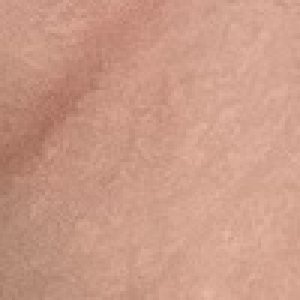
#> input picture data/processed/cropped_squares/square_748_2440.jpg, 100 x 100 px (shown 3 times larger)
$ jupyter execute 2025-06-26-NT-Image_Operations_Answers.ipynb
#> lines starting #> are read from the running program, lines starting #| are printed output that depends on the picture; after the words box and inside, x2 and y2 are one past the last pixel; in counts of white or black regions, pixels touching at a corner belong together
## 2025-06-25

### Authors
* Nicole Tin (nicolelrtin@berkeley.edu)

### Overview
This Jupyter notebook is intended to demonstrate

* the general requisite knowledge to start the Skin Tone Variation Experiments

* basic functions for Numpy, Matplotlib, OpenCV

### Experiment Parameters

[cell 1]
# path to image
test_image_path = '../data/processed/cropped_squares/square_748_2440.jpg'

### Preparations

[cell 2]
# --- Imports

# Standard library
import random

# External packages
import numpy as np
import matplotlib.pyplot as plt
import cv2 as cv

# Internal library
import formatting

### Reading and Displaying Images

There are a number of different packages and libraries to load in a file as an image. OpenCV (cv), Matplotlib (plt), and Pillow (PIL, not used here) are all different Python libraries that can be used to load/read an image. Images are loaded in as **arrays**, like a numpy array or matrix. Both opencv and matplotlib treat images as arrays, and so most manipulations to images are very similar to array manipulations.

**Loading in an image:**
The function call for opencv and matplotlib are the same (matplotlib calls opencv "under the hood"). It follows the format of:
`cv.imread(...)`
* `cv` is the package alias
* `imread` is the function name
* in place of the ellipse, we place the file path as a string, in single _or_ double quotes, both work

Below, try using both opencv and matplotlib. They're pretty much the same. I repeat the variable at the end of the cell so we can see its contents.

[cell 3]
# Load in image into an array
img = cv.imread(test_image_path)
#> img is the input picture: shape (100, 100, 3); mean B, G, R 135.3, 154.4, 202.6

img

[cell 4]
# Plot image in notebook
plt.imshow(img)

The shape of an image (or an array) is stored as an attribute of the variable. The shape is represented as a tuple of (height, width, and color).
Below, print out the shape of the image. The answer here should be (100, 100, 3).

[cell 5]
# Get the dimensions of the image
# The image is (H, W, C); height, width, (color) channels
image_shape = img.shape
#> image_shape = (100, 100, 3)

image_shape
#> Out = (100, 100, 3)

For some reason, images tend to be read-in with the colorspace BGR (blue, green, red) format. Let's change this to be in what we are used to (RGB).

### Convert Colorspaces
The channels of the image (in this case, C=3) represent the number of vectors used in coloring the image. Converting the colorspace of an image involves changing the values of the array.

It is not difficult to do this manually, but it is common enough that OpenCV has a function that will do it for us: `cv.cvtColor`. Implement this function, converting our `img` from BGR to RGB. Write this in the `rgb_img` variable.

[cell 6]
# Convert image from BGR to RGB
rgb_img = cv.cvtColor(img, cv.COLOR_BGR2RGB)

# Show/plot image
plt.imshow(rgb_img)

# Plot image without axes
plt.axis(False)

# Give the plot a title
plt.title('RGB Image of Skin Section')

plt.show()

Great, now we have an image that looks familiar to us.

### Array Slicing
I want to switch gears for a moment to talk about matrix operations, or more specifically, slicing an array. Since we are talking about images, its most convenient to think of slicing as cropping an array (for the height and width) or as isolating the color channels.

In python, when working with lists or arrays, the colon `:`, essentially means "all" or "all indexes.
Thus, `rgb_image` is the same as `rgb_image[:, :, :]` ; or, return all the values in the height, width, and channel indexes.


If we want to crop the image so that we only get the upper left quadrant, we could slice the array as `rgb_image[:50, :50, :]`, meaning we want all the values up to (*but not including*) the 50th index of the height and width channels. If we were to plot this, you can see the axis changing from a 100 x 100 image to 50 x 50.


Try slicing the array to show only one of the three color channels in the image.
**Hint**: Python is a 0-indexed system, meaning we start counting from 0, not one. Because we have an RGB image, the 0-th index corresponds to the Red channel, and the 1st index corresponds to Green.
**Hint 2:** Dont worry if the resulting plot is a color other than what you expect.

[cell 7]
# Upper left quadrant
upper_left_quadrant = rgb_img[50:, 50:, :]
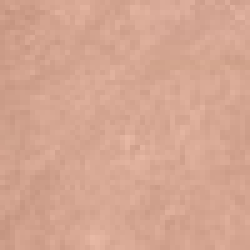
#> upper_left_quadrant: shape (50, 50, 3) (shown 5 times larger); mean R, G, B 212.1, 164.8, 144.9

# Image with only blue values
blue_values_in_image = rgb_img[:, :, 2]
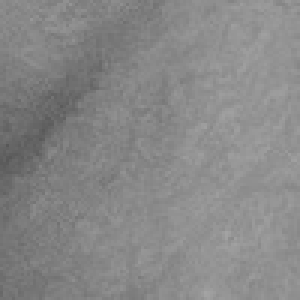
#> blue_values_in_image: shape (100, 100) (shown 3 times larger); min 88, max 164, mean 135.3

# Show/plot image
plt.imshow(blue_values_in_image)

re Hint 2: Matplotlib likes to plot images/arrays in a distinct `colormap` that allows us to perceptually vizualize the values of an image. If it resorted to black and white for all 2D images, it can be difficult to tell value = 10 from value = 20. We can change the colormap that matplotlib uses to display the array, without actually changing anything about the array (just how it is plotted in an image).

Try modifying the cell below to see how different colormaps render.

[cell 8]
plt.imshow(blue_values_in_image, cmap='Blues')

### Create a histogram of the values in the image

The image is represented by array of intensity values, ranging from 0-255. This is true for both RGB-ranged values and for black and white images. We can convert the 3D image (RGB) into a 2D (grayscale) and plot the distribution of intensity values.

[cell 9]
# First convert the image to grayscale
grayscale_image = cv.cvtColor(rgb_img, cv.COLOR_RGB2GRAY)
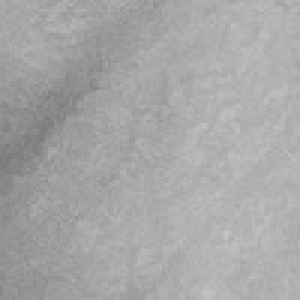
#> grayscale_image: shape (100, 100) (shown 3 times larger); min 120, max 196, mean 166.7

# preview variable
grayscale_image

We can use matplotlib to create a graph of the histogram of values in one line:

[cell 10]
# Create a histogram from the array
plt.hist(grayscale_image)

# Give plot a title
plt.title('Distribution of values in grayscale image')

# Remove preview of intermediate values
plt.show()
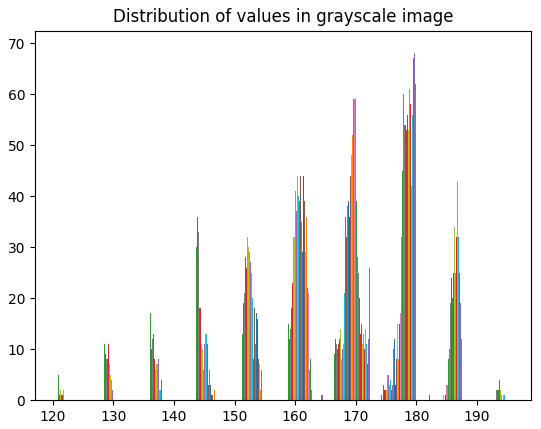
#> figure drawn by matplotlib, 1 panel; tallest bar 32 high, from x = 143.6 to 143.6; tallest bar 31 high, from x = 143.6 to 143.7; tallest bar 30 high, from x = 143.7 to 143.7

We can also binarize the image to show values above (or under) an intensity value. We can do this simply by using `>`, `<`, `>=`, `<=` operations.

[cell 11]
# Set threshold
threshold = 150

# Yield True/False for each value in the grayscale image
thresholded_grayscale_image = grayscale_image > threshold
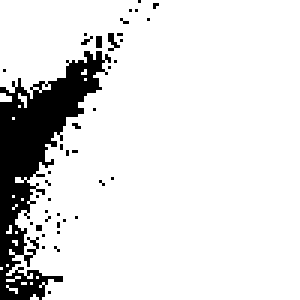
#> thresholded_grayscale_image: shape (100, 100) bool (shown 3 times larger); 88.1% white; 40 black regions (39 under 20 px), largest, box (x1, y1, x2, y2) and area: (0, 17, 37, 100) 1110

# Show binarized image
# Automatically chooses a colorscheme that is perceptually distinct
plt.imshow(thresholded_grayscale_image)

[cell 12]
# We can matrix multiply the binary mask (2D) with the grayscale image (2D)
# This yields only grayscale values where thresholded image is True

# Automatically chooses a colorscheme that is perceptually distinct
plt.imshow(thresholded_grayscale_image * grayscale_image)
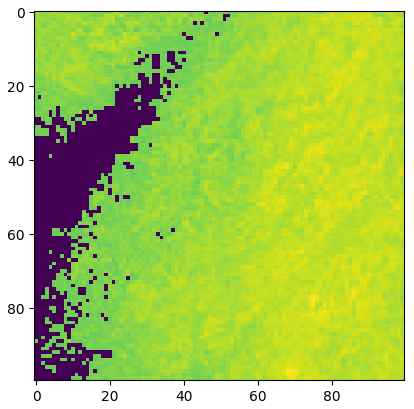
#> figure drawn by matplotlib, 1 panel

[cell 13]
# This effectively does the same thing for rgb images, and in less variables
# Values that are False are set to 0

rgb_masking = (rgb_img > threshold) * rgb_img
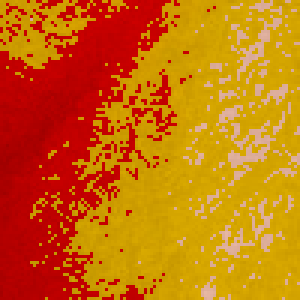
#> rgb_masking: shape (100, 100, 3) (shown 3 times larger); mean R, G, B 202.6, 107.6, 11.1

rgb_masking

$ run again, with data/processed/cropped_squares/square_1027_1961.jpg copied over data/processed/cropped_squares/square_748_2440.jpg
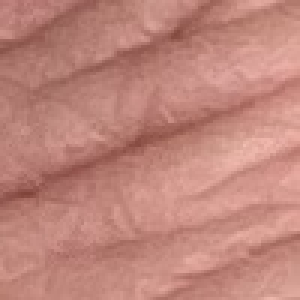
#> input picture data/processed/cropped_squares/square_1027_1961.jpg, 100 x 100 px (shown 3 times larger)
#> img is the input picture: shape (100, 100, 3); mean B, G, R 123.2, 133.5, 191
#> `thresholded_grayscale_image = grayscale_image > threshold`:
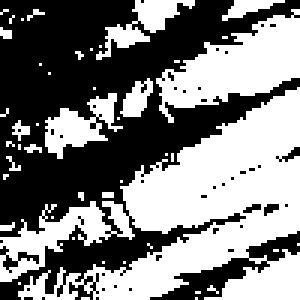
#> thresholded_grayscale_image: shape (100, 100) bool (shown 3 times larger); 49.4% white; 46 white regions (39 under 20 px), largest, box (x1, y1, x2, y2) and area: (0, 29, 100, 100) 3298, (52, 3, 100, 41) 871, (15, 31, 41, 53) 257
#> `rgb_masking = (rgb_img > threshold) * rgb_img`:
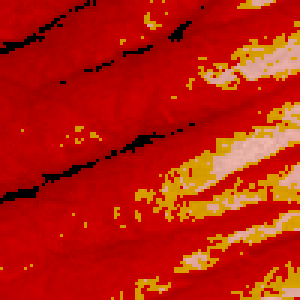
#> rgb_masking: shape (100, 100, 3) (shown 3 times larger); mean R, G, B 187.6, 27.6, 9.7

$ run again, with data/processed/cropped_squares/square_1086_1940.jpg copied over data/processed/cropped_squares/square_748_2440.jpg
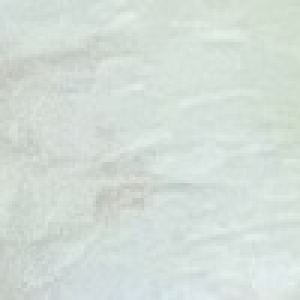
#> input picture data/processed/cropped_squares/square_1086_1940.jpg, 100 x 100 px (shown 3 times larger)
#> img is the input picture: shape (100, 100, 3); mean B, G, R 215.4, 221.5, 211.7
#> `upper_left_quadrant = rgb_img[50:, 50:, :]`:
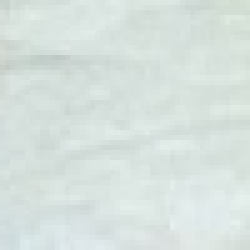
#> upper_left_quadrant: shape (50, 50, 3) (shown 5 times larger); mean R, G, B 215.3, 226.1, 222
#> `plt.show()`:
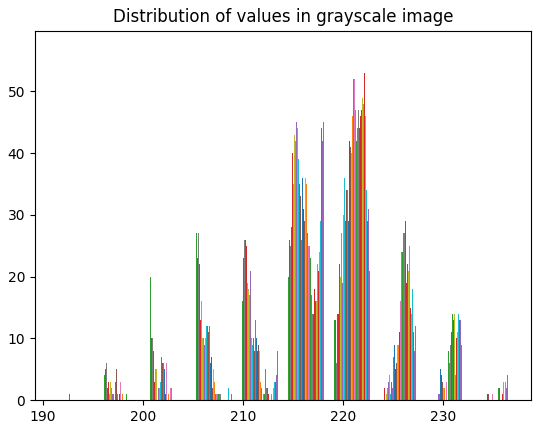
#> figure drawn by matplotlib, 1 panel; tallest bar 26 high, from x = 214.5 to 214.5; tallest bar 25 high, from x = 205.3 to 205.3; tallest bar 27 high, from x = 205.3 to 205.4
#> thresholded_grayscale_image: shape (100, 100) bool; every value is 1

$ run again, with data/processed/cropped_squares/square_1128_3667.jpg copied over data/processed/cropped_squares/square_748_2440.jpg
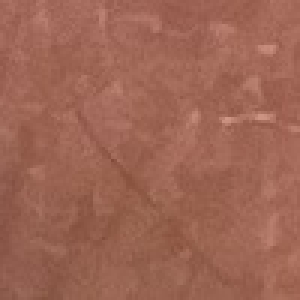
#> input picture data/processed/cropped_squares/square_1128_3667.jpg, 100 x 100 px (shown 3 times larger)
#> img is the input picture: shape (100, 100, 3); mean B, G, R 84.3, 101.1, 157.2
#> thresholded_grayscale_image: shape (100, 100) bool; 0.23% white in thin lines or dots, all inside (x1, y1, x2, y2) = (64, 15, 91, 41)
#> `rgb_masking = (rgb_img > threshold) * rgb_img`:
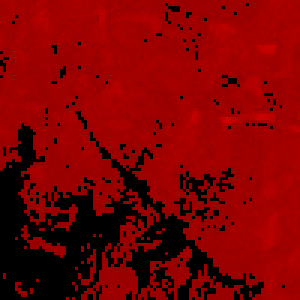
#> rgb_masking: shape (100, 100, 3) (shown 3 times larger); mean R, G, B 125.7, 0, 0
